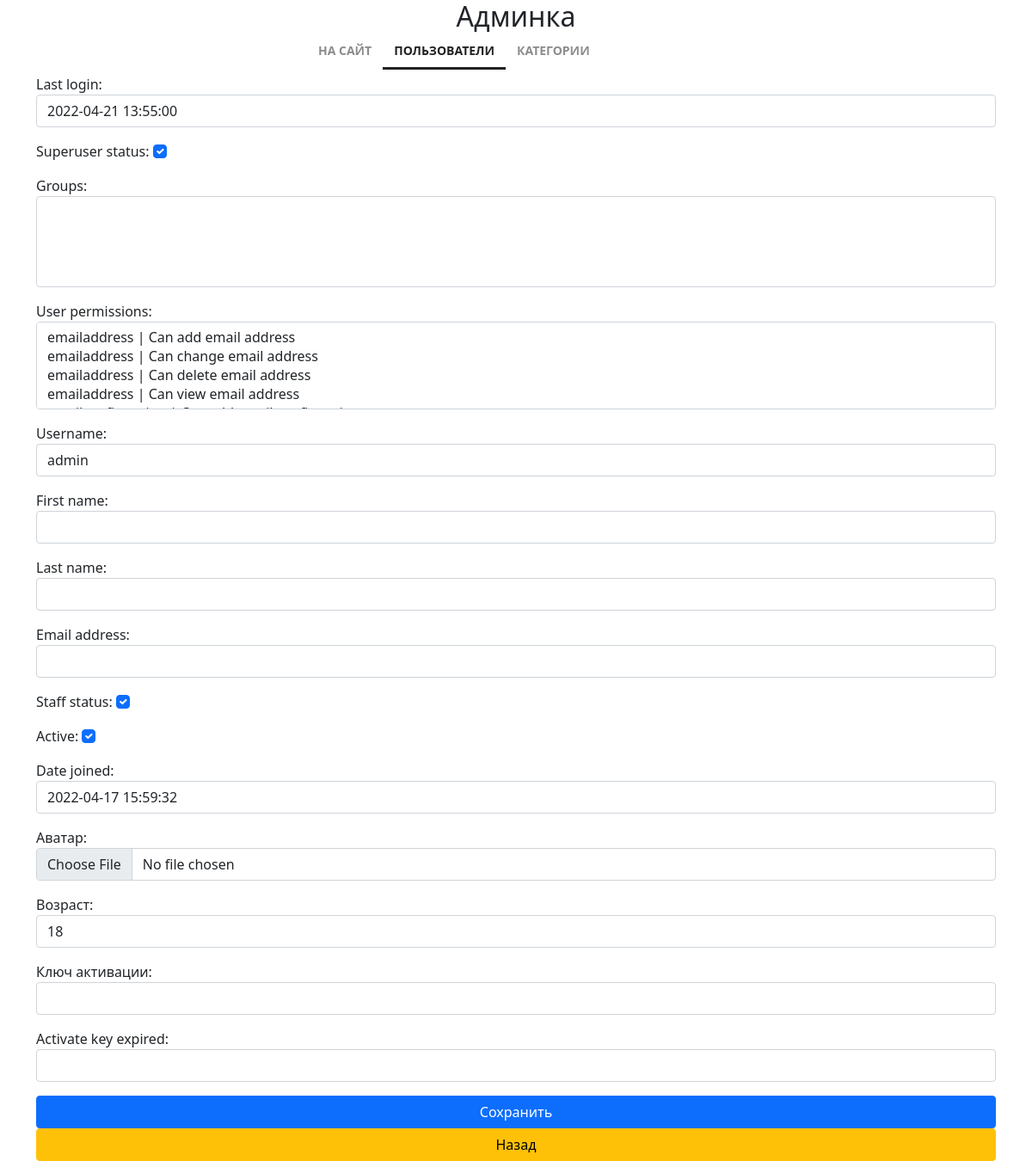
The app's page /control/users/update/1/ (signed in), older data.
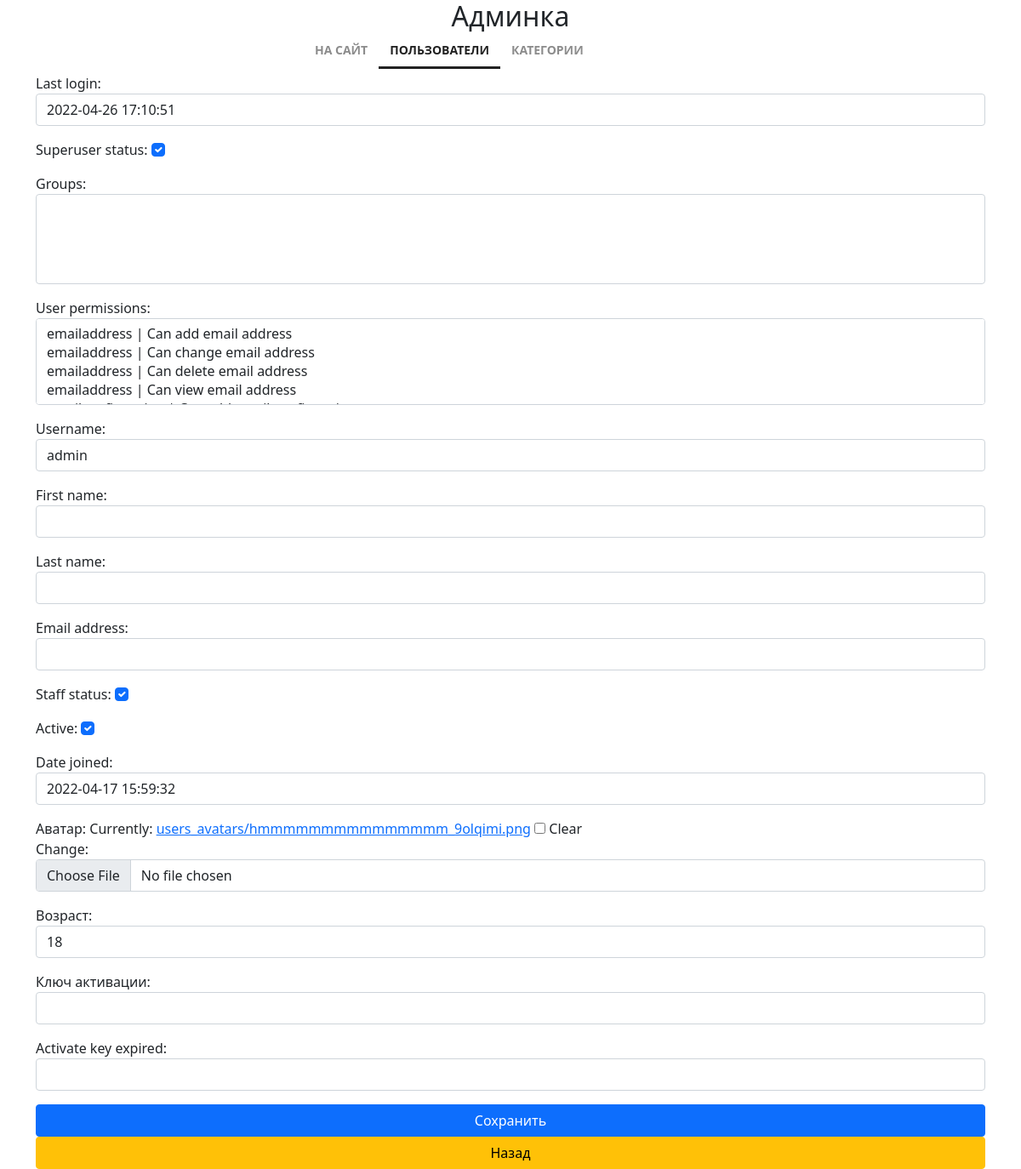
The same page, newer data.
### authapp/models.py (models this page shows, shortened)
class ShopUser(AbstractUser):
    avatar = models.ImageField(upload_to='users_avatars', blank=True, verbose_name='аватар', default='default.jpg')
    age = models.PositiveSmallIntegerField(verbose_name='возраст', null=True, default=18)
    activate_key = models.CharField(max_length=128, verbose_name='Ключ активации', blank=True, null=True)
    activate_key_expired = models.DateTimeField(blank=True, null=True)

### adminapp/views.py (the view)
# urls.py: path('users/update/<int:pk>/', views.user_update, name='user_update'),
@user_passes_test(lambda u: u.is_superuser)
def user_update(request, pk):
    current_user = get_object_or_404(ShopUser, pk=pk)
    if request.method == 'POST':
        user_form = ShopUserAdminEditForm(request.POST, request.FILES, instance=current_user)
        if user_form.is_valid():
            user_form.save()
            return redirect('adminapp:user_list')
    else:
        user_form = ShopUserAdminEditForm(instance=current_user)
    context = {
        'form': user_form,
    }
    return render(request, 'adminapp/user_form.html', context)

### adminapp/forms.py
class ShopUserAdminEditForm(ShopUserEditForm):
    class Meta:
        model = ShopUser
        fields = '__all__'

### mainapp/context_processors.py (called while the page is built)
def basket(request):
    basket_items = []
    if request.user.is_authenticated:
        basket_items = Basket.objects.filter(user=request.user)
    return {
        'basket': basket_items,
    }

### adminapp/templates/adminapp/user_form.html (shortened to what this page needs)
{% extends 'adminapp/base.html' %}
{% block content %}
    <form class="form-horizontal" method="post" enctype="multipart/form-data">
        {{ form.as_p }}
        <input type="submit" value="Сохранить" class="btn btn-primary col-lg-12">
    </form>
    <a href="{% url 'adminapp:user_list' %}" class="btn btn-warning col-lg-12">Назад</a>
{% endblock %}

Row changes from the older to the newer data that the page shows:
changed ShopUser "admin": last_login "2022-04-21 13:55:00" → "2022-04-26 17:10:51"
Text that changed along with them:
form field as_p: (not shown) → "☐"
text no longer shown: "Last login: Superuser status: Groups: User permissions: Username: First name: Last name: Email address: Staff status: Active: Date joined: Аватар: Возраст: Ключ активации: Activate key expired:"
text now shown: "Last login: Superuser status: Groups: User permissions: Username: First name: Last name: Email address: Staff status: Active: Date joined: Аватар: Currently: users_avatars/hmmmmmmmmmmmmmmm_9olqimi.png Clear Change: Возраст: Ключ активации: Activate key expired:"
